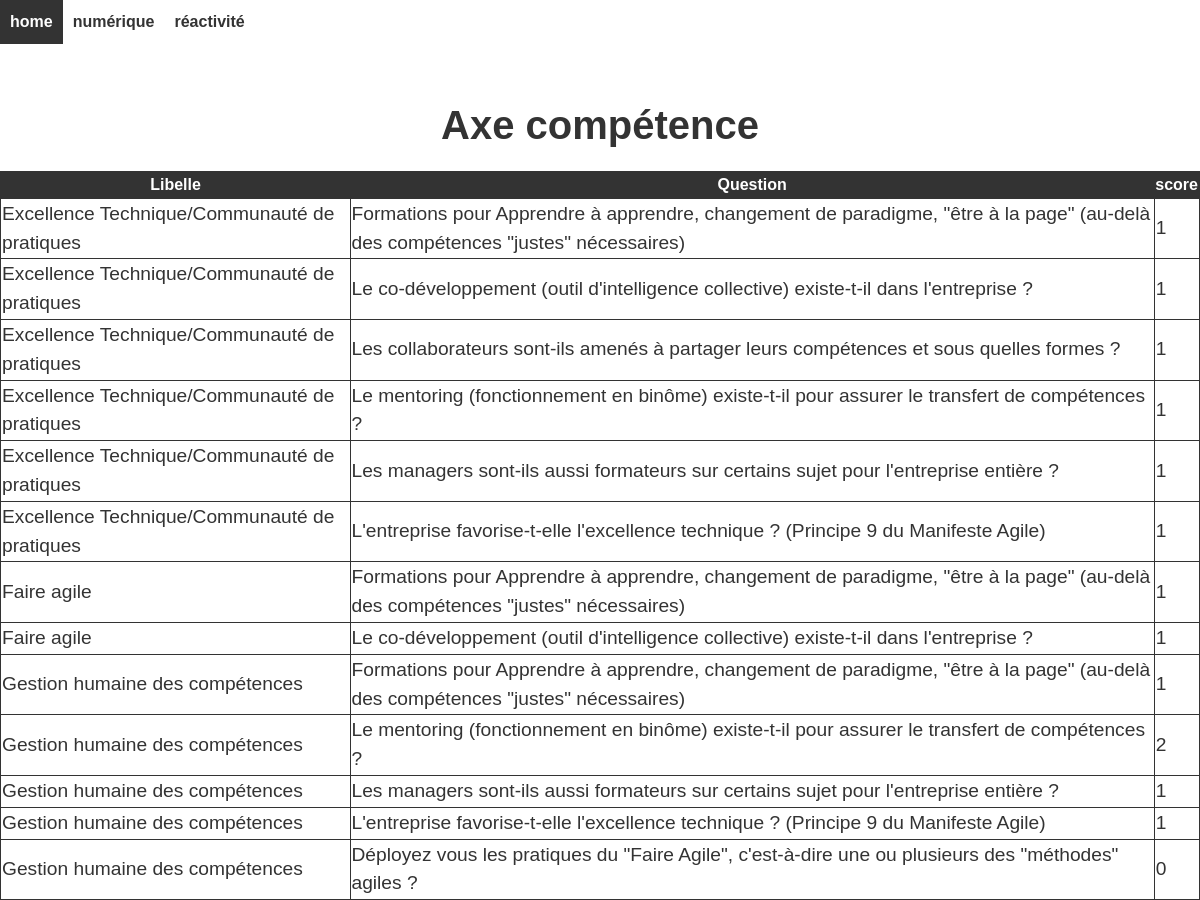
Page /pages/competence.php?id=1 on the earlier database version.
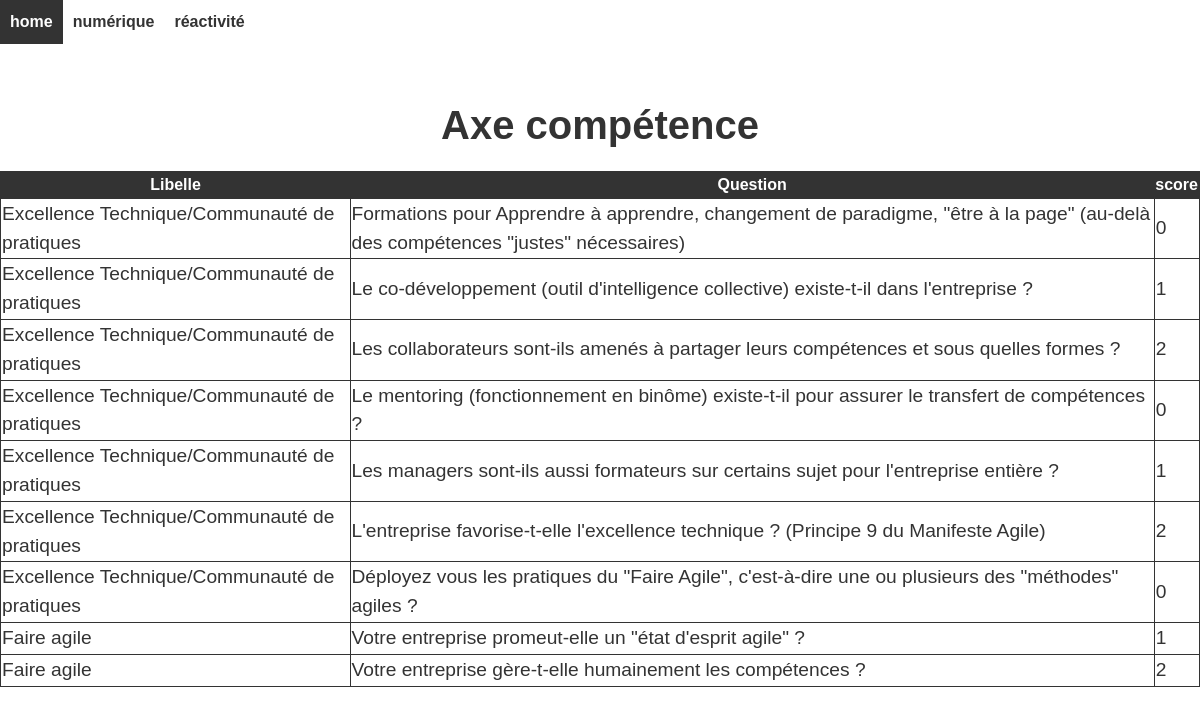
Same page on the later database version.
### tables this page shows
CREATE TABLE `competence` (
  `id` int(11) NOT NULL,
  `identreprise` int(11) DEFAULT NULL,
  `idquestionnement` int(11) DEFAULT NULL,
  `score` int(11) DEFAULT NULL,
  `iditem` int(11) NOT NULL
);

CREATE TABLE `competence_item` (
  `id` int(8) NOT NULL,
  `libelle` text NOT NULL,
  `progresser` text NOT NULL
);

CREATE TABLE `questionnement_competence` (
  `id` int(8) NOT NULL,
  `question` text NOT NULL,
  `id_item` int(8) NOT NULL
);

### pages/competence.php (the view, shortened to what this page needs)
<?php require "header.php";
    $id = isset($_GET['id']) ? intval($_GET['id']) : 0;
    ?>
<!DOCTYPE html>
<html>
  <head>
    <link href="../style/style.css" rel="stylesheet">
  </head>
  <body>
    <nav>
    <?php
      echo '<td><a href="/Semaine-transverse-groupe-11/pages/home.php?id=' . $id . '">home</a></td>';
      echo '<td><a href="/Semaine-transverse-groupe-11/pages/numérique.php?id=' . $id . '">numérique</a></td>';
      echo '<td><a href="/Semaine-transverse-groupe-11/pages/réactivité.php?id=' . $id . '">réactivité</a></td>';
      ?>
    </nav>
    <br>
    <h1>Axe compétence</h1>
  </body>
</html>
<?php
    $sql = "SELECT identreprise,score, question , libelle from competence
    INNER JOIN questionnement_competence on competence.idquestionnement = questionnement_competence.id
    INNER JOIN competence_item on competence.iditem = competence_item.id
    WHERE identreprise = $id";
    $result = $conn->query($sql);
    if ($result->num_rows > 0) {
        echo "<table>";
        ?>
        <thead><tr><th>Libelle</th><th>Question</th><th>score</th></tr></thead>
        <?php
        while($row = $result->fetch_assoc()) {
            echo "<tr><td>".$row["libelle"]."</td><td>".$row["question"]."</td><td>".$row["score"]."</td></tr>";
        }
        echo "</table>";
    } else {
        echo "0 résultats";
    }
?>

### style/style.css (style rules this page uses)
table, td { border: 1px solid #333; background-color: white; }
thead, tfoot { background-color: #333; color: #ffffff; }
h1 { font-size: 2.5rem; font-weight: bold; margin-bottom: 1rem; text-align: center; }
table { border-collapse: collapse; width: 100%; }
tr { border-bottom: 1px solid #ccc; }
body { font-family: Arial, sans-serif; font-size: 16px; line-height: 1.5; color: #333; background-color: #fff; margin: 0; padding: 0; }
nav a { display: inline-block; padding: 10px; text-decoration: none; color: #333; font-weight: bold; }

Differences in the rows shown:
removed competence: competence_item.libelle "Gestion humaine des compétences", questionnement_competence.question "Le mentoring (fonctionnement en binôme) existe-t-il pour assurer le transfert de compétences ?", score "2"
removed competence: competence_item.libelle "Gestion humaine des compétences", questionnement_competence.question "Les managers sont-ils aussi formateurs sur certains sujet pour l'entreprise entière ?", score "1"
removed competence: competence_item.libelle "Gestion humaine des compétences", questionnement_competence.question "L'entreprise favorise-t-elle l'excellence technique ? (Principe 9 du Manifeste Agile)", score "1"
removed competence: competence_item.libelle "Gestion humaine des compétences", questionnement_competence.question "Déployez vous les pratiques du \"Faire Agile\", c'est-à-dire une ou plusieurs des \"méthodes\" agiles ?", score "0"
changed competence (number 1 of 9 on the later page): score "1" → "0"
changed competence (number 3 of 9 on the later page): score "1" → "2"
changed competence (number 4 of 9 on the later page): score "1" → "0"
changed competence (number 6 of 9 on the later page): score "1" → "2"
changed competence: competence_item.libelle "Faire agile" → "Excellence Technique/Communauté de pratiques"; questionnement_competence.question "Formations pour Apprendre à apprendre, changement de paradigme, \"être à la page\" (au-delà des compétences \"justes\" nécessaires)" → "Déployez vous les pratiques du \"Faire Agile\", c'est-à-dire une ou plusieurs des \"méthodes\" agiles ?"; score "1" → "0"
changed competence: questionnement_competence.question "Le co-développement (outil d'intelligence collective) existe-t-il dans l'entreprise ?" → "Votre entreprise promeut-elle un \"état d'esprit agile\" ?"
changed competence: competence_item.libelle "Gestion humaine des compétences" → "Faire agile"; questionnement_competence.question "Formations pour Apprendre à apprendre, changement de paradigme, \"être à la page\" (au-delà des compétences \"justes\" nécessaires)" → "Votre entreprise gère-t-elle humainement les compétences ?"; score "1" → "2"
